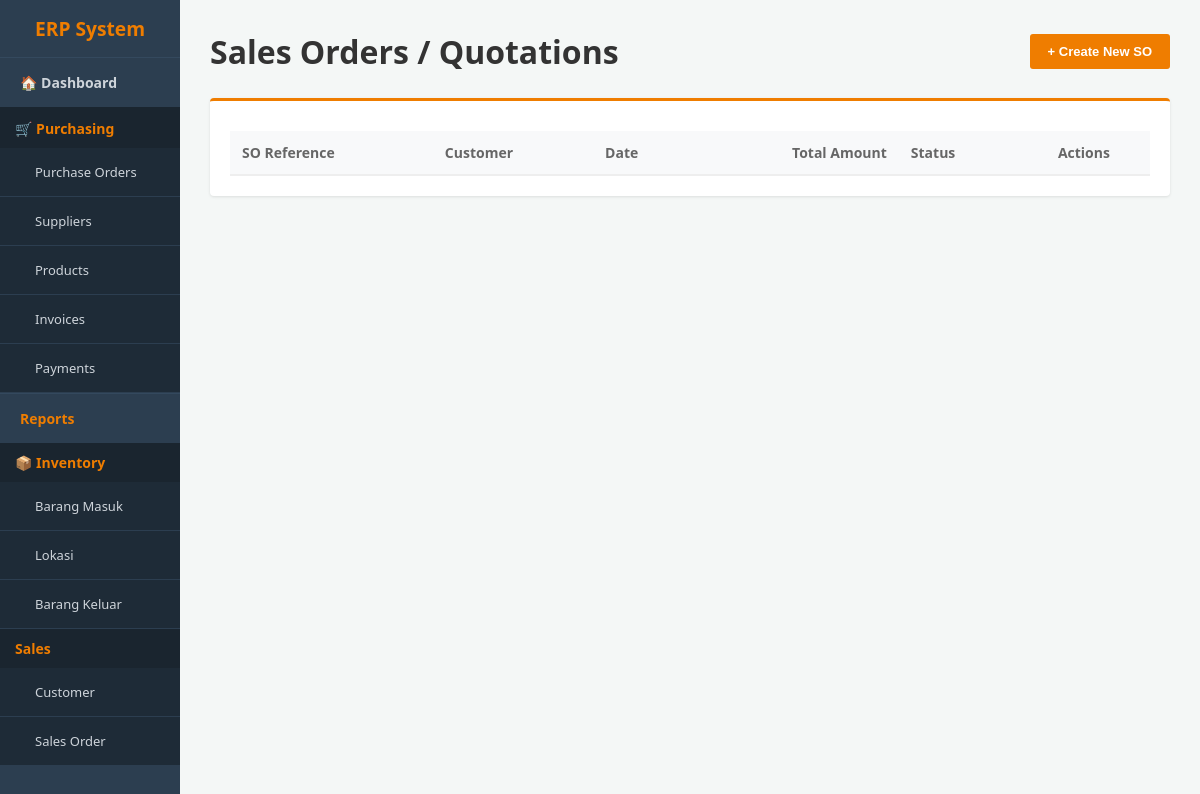
Page /sales.php on the earlier database version.
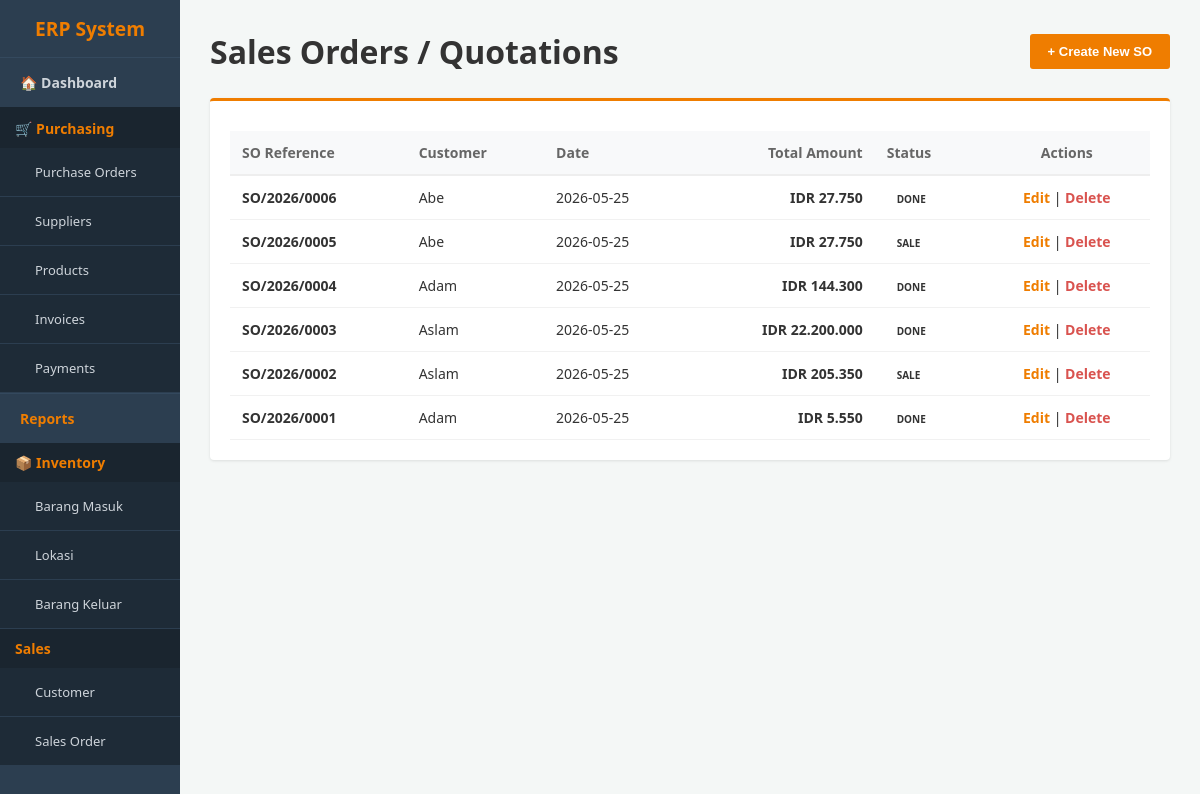
Same page on the later database version.
### tables this page shows
CREATE TABLE `transaksi_sales` (
  `id_sales` int(11) NOT NULL,
  `fk_customer` int(11) DEFAULT NULL,
  `tanggal_order` date DEFAULT NULL,
  `tanggal_target_pengiriman` date DEFAULT NULL,
  `status_dokumen` enum('draft','sent','sale','done','cancel') DEFAULT 'draft',
  `total_sebelum_pajak` decimal(15,2) DEFAULT 0.00,
  `pajak_ppn` decimal(15,2) DEFAULT 0.00,
  `total_keseluruhan` decimal(15,2) DEFAULT 0.00
);

CREATE TABLE `customer` (
  `id_customer` int(11) NOT NULL,
  `nama_pelanggan` varchar(100) NOT NULL,
  `alamat` text DEFAULT NULL,
  `email` varchar(50) DEFAULT NULL,
  `telepon` varchar(20) DEFAULT NULL,
  `term_pembayaran` varchar(50) DEFAULT 'Net 30',
  `created_at` timestamp NOT NULL DEFAULT current_timestamp()
);

### sales.php (the view, shortened to what this page needs)
<?php
include 'config.php';
include 'header.php';
$val = ['id_sales'=>'','nama_pelanggan'=>'','tanggal_order'=>date('Y-m-d'),'status_dokumen'=>'draft','pajak_ppn'=>0];
?>
<div class="header-bar">
    <h1>Sales Orders / Quotations</h1>
    <button onclick="toggleForm()" class="btn-orange"><?= isset($_GET['edit']) ? 'Editing SO: #'.$val['id_sales'] : '+ Create New SO' ?></button>
</div>
<div class="card">
    <table>
        <thead>
            <tr>
                <th>SO Reference</th>
                <th>Customer</th>
                <th>Date</th>
                <th style="text-align:right">Total Amount</th>
                <th>Status</th>
                <th style="text-align:center">Actions</th>
            </tr>
        </thead>
        <tbody>
            <?php
            $sql = "SELECT p.*, c.nama_pelanggan FROM transaksi_sales p LEFT JOIN customer c ON p.fk_customer = c.id_customer ORDER BY p.id_sales DESC";
            $res = mysqli_query($conn, $sql);
            while($row = mysqli_fetch_assoc($res)) {
                $status = $row['status_dokumen'];
                $st_class = 'bg-draft';
                if($status == 'sale') $st_class = 'bg-orange';
                if($status == 'done') $st_class = 'bg-posted';
                echo "<tr>
                    <td><strong>SO/".date('Y', strtotime($row['tanggal_order']))."/".str_pad($row['id_sales'], 4, '0', STR_PAD_LEFT)."</strong></td>
                    <td>".($row['nama_pelanggan'] ?: '<em style="color:red;">Customer Deleted</em>')."</td>
                    <td>{$row['tanggal_order']}</td>
                    <td style='text-align:right; font-weight:bold;'>IDR ".number_format($row['total_keseluruhan'], 0, ',', '.')."</td>
                    <td><span class='badge $st_class'>".strtoupper($status)."</span></td>
                    <td style='text-align:center'>
                        <a href='sales.php?edit={$row['id_sales']}' style='color:#ef7d00; text-decoration:none; font-weight:bold;'>Edit</a> |
                        <a href='sales.php?delete={$row['id_sales']}' style='color:#d9534f; text-decoration:none; font-weight:bold;' onclick='return confirm(\"Hapus dokumen SO ini?\")'>Delete</a>
                    </td>
                </tr>";
            }
            ?>
        </tbody>
    </table>
</div>
<?php echo "</div></body></html>"; ?>

Differences in the rows shown:
added transaksi_sales: tanggal_order "2026", id_sales "0006", fk_customer.nama_pelanggan "Abe", tanggal_order "2026-05-25", total_keseluruhan "27.750", status_dokumen "DONE"
added transaksi_sales: tanggal_order "2026", id_sales "0005", fk_customer.nama_pelanggan "Abe", tanggal_order "2026-05-25", total_keseluruhan "27.750", status_dokumen "SALE"
added transaksi_sales: tanggal_order "2026", id_sales "0004", fk_customer.nama_pelanggan "Adam", tanggal_order "2026-05-25", total_keseluruhan "144.300", status_dokumen "DONE"
added transaksi_sales: tanggal_order "2026", id_sales "0003", fk_customer.nama_pelanggan "Aslam", tanggal_order "2026-05-25", total_keseluruhan "22.200.000", status_dokumen "DONE"
added transaksi_sales: tanggal_order "2026", id_sales "0002", fk_customer.nama_pelanggan "Aslam", tanggal_order "2026-05-25", total_keseluruhan "205.350", status_dokumen "SALE"
added transaksi_sales: tanggal_order "2026", id_sales "0001", fk_customer.nama_pelanggan "Adam", tanggal_order "2026-05-25", total_keseluruhan "5.550", status_dokumen "DONE"
